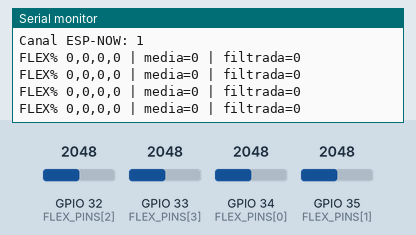
Recording of a sketch running on a simulated ESP32. On the bench: the last lines printed to the serial monitor. Inputs (shaded band) come from the test bench; at power-on: GPIO 32 (FLEX_PINS[2]) = 2048, GPIO 33 (FLEX_PINS[3]) = 2048, GPIO 34 (FLEX_PINS[0]) = 2048, GPIO 35 (FLEX_PINS[1]) = 2048 (analog values on the 0–4095 scale).

Above: at 2.0 s.
2.1 s: GPIO 32 (FLEX_PINS[2]) set to 1228
At 2.52 s:
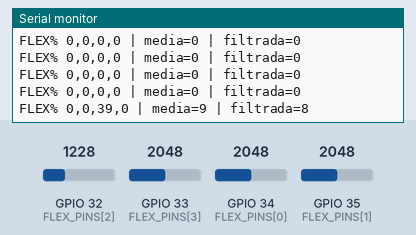
3.6 s: GPIO 33 (FLEX_PINS[3]) set to 1228
At 3.72 s:
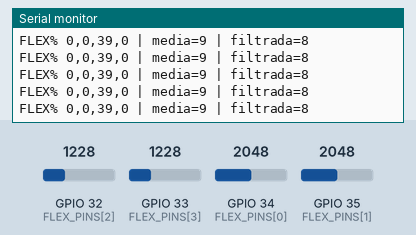
5.1 s: GPIO 34 (FLEX_PINS[0]) set to 1228
At 5.22 s:
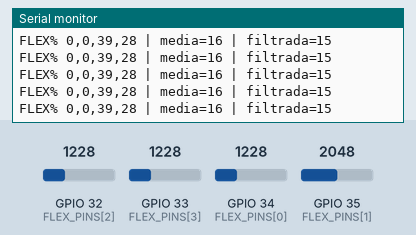
6.6 s: GPIO 35 (FLEX_PINS[1]) set to 1228
At 6.72 s:
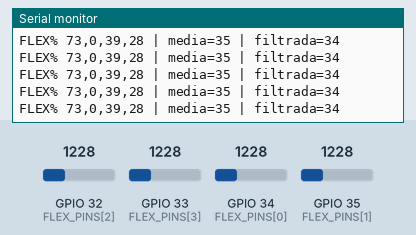
8.1 s: GPIO 32 (FLEX_PINS[2]) set to 260
At 8.22 s:
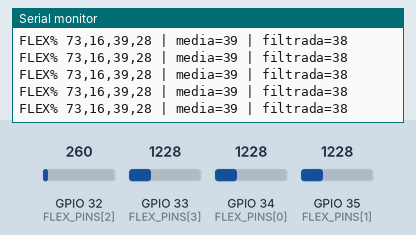
9.6 s: GPIO 33 (FLEX_PINS[3]) set to 260
At 9.73 s:
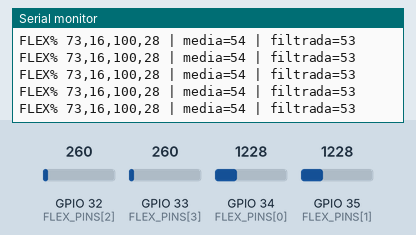
Timing chart, 0 to 12.1 s (numbered marks = the images above; inputs shaded):
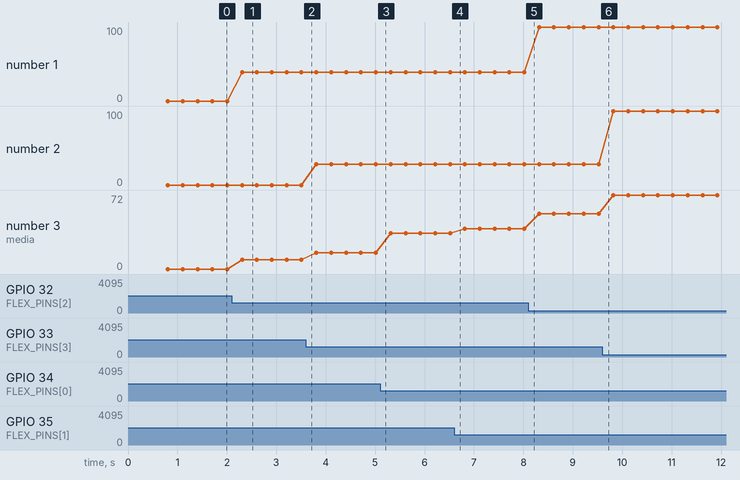

Measured:
- after the input at 2.1 s, the serial monitor: prints a new line after 0.21 s (image 1)
- plotted number 1: 0 → 39 after the input at 2.1 s, 39 → 100 after the input at 8.1 s
- plotted number 2: 0 → 28 after the input at 3.6 s
- plotted number 3: 0 → 9 after the input at 2.1 s, 9 → 16 after the input at 3.6 s, 16 → 35 after the input at 5.1 s, 39 → 54 after the input at 8.1 s, 54 → 72 after the input at 9.6 s

The sketch:

luva_tx_garra_posicional.ino
```cpp
#include <WiFi.h>
#include <esp_now.h>
#include <esp_wifi.h>

#if __has_include(<esp_arduino_version.h>)
  #include <esp_arduino_version.h>
#endif

// Ordem: Thumb, Index, Middle, Ring
const int FLEX_PINS[4] = {34, 35, 32, 33};

// Valores atuais da calibração.
// Se a luva ficar pouco precisa, estes valores têm de ser recalibrados.
const int OPEN_V[4]   = {1648, 1333, 1520, 1414};
const int CLOSED_V[4] = {1079,  714,  789,  753};

struct GlovePacket {
  uint8_t avgPct;  // 0 = aberto, 100 = fechado
};

GlovePacket packet;

// MAC Wi-Fi da garra mostrado na linha "MAC da garra para colocar na luva".
// Nao usar "BTstack up..." nem "BT Addr", porque esses sao Bluetooth.
uint8_t receiverMac[] = {0x08, 0xB6, 0x1F, 0xEF, 0x8D, 0xF8};

// A luva e a garra têm de usar exatamente o mesmo canal ESP-NOW.
static const uint8_t ESPNOW_CHANNEL = 1;

unsigned long lastSendMs = 0;
unsigned long lastPrintMs = 0;

float filteredAvg = 0.0f;
bool filterInitialized = false;

volatile bool sendBusy = false;
volatile esp_now_send_status_t lastSendStatus = ESP_NOW_SEND_SUCCESS;

int clampi(int x, int minValue, int maxValue) {
  return x < minValue ? minValue : (x > maxValue ? maxValue : x);
}

void readFlexRaw(int out[4]) {
  for (int i = 0; i < 4; i++) {
    out[i] = analogRead(FLEX_PINS[i]);
  }
}

uint8_t flexRawToPct(int rawValue, int openValue, int closedValue) {
  int denom = openValue - closedValue;

  if (abs(denom) <= 10) {
    return 0;
  }

  int pct = (int)(100.0f * (openValue - rawValue) / (float)denom);
  return (uint8_t)clampi(pct, 0, 100);
}

#if defined(ESP_ARDUINO_VERSION_MAJOR) && (ESP_ARDUINO_VERSION_MAJOR >= 3)
void onDataSent(const wifi_tx_info_t *txInfo, esp_now_send_status_t status) {
#else
void onDataSent(const uint8_t *macAddr, esp_now_send_status_t status) {
#endif
  lastSendStatus = status;
  sendBusy = false;
}

void setupEspNow() {
  WiFi.mode(WIFI_STA);
  WiFi.disconnect(false, true);
  WiFi.setSleep(false);
  esp_wifi_set_channel(ESPNOW_CHANNEL, WIFI_SECOND_CHAN_NONE);

  if (esp_now_init() != ESP_OK) {
    Serial.println("Erro ao iniciar ESP-NOW");
    while (true) delay(1000);
  }

  esp_now_register_send_cb(onDataSent);

  esp_now_peer_info_t peerInfo = {};
  memcpy(peerInfo.peer_addr, receiverMac, 6);
  peerInfo.channel = ESPNOW_CHANNEL;
  peerInfo.encrypt = false;

  if (esp_now_add_peer(&peerInfo) != ESP_OK) {
    Serial.println("Erro ao adicionar peer ESP-NOW");
    while (true) delay(1000);
  }
}

void setup() {
  Serial.begin(115200);
  delay(800);

  Serial.println("\nBOOT OK - LUVA TX PARA GARRA POSICIONAL SEM IMU");

  analogReadResolution(12);
  analogSetAttenuation(ADC_11db);

  setupEspNow();

  Serial.print("MAC destino da garra: ");
  Serial.printf("%02X:%02X:%02X:%02X:%02X:%02X\n",
                receiverMac[0], receiverMac[1], receiverMac[2],
                receiverMac[3], receiverMac[4], receiverMac[5]);
  Serial.printf("Canal ESP-NOW: %u\n", ESPNOW_CHANNEL);
}

void loop() {
  int raw[4];
  uint8_t pct[4];

  readFlexRaw(raw);

  int sumPct = 0;

  for (int i = 0; i < 4; i++) {
    pct[i] = flexRawToPct(raw[i], OPEN_V[i], CLOSED_V[i]);
    sumPct += pct[i];
  }

  int avgPct = sumPct / 4;

  if (!filterInitialized) {
    filteredAvg = avgPct;
    filterInitialized = true;
  } else {
    filteredAvg = 0.65f * filteredAvg + 0.35f * avgPct;
  }

  packet.avgPct = (uint8_t)clampi((int)filteredAvg, 0, 100);

  if (!sendBusy && millis() - lastSendMs >= 50) {
    sendBusy = true;

    esp_err_t result = esp_now_send(receiverMac, (uint8_t *)&packet, sizeof(packet));

    if (result != ESP_OK) {
      Serial.printf("Falha no envio ESP-NOW: %d\n", (int)result);
      sendBusy = false;
    }

    lastSendMs = millis();
  }

  if (millis() - lastPrintMs >= 300) {
    Serial.print("FLEX% ");

    for (int i = 0; i < 4; i++) {
      Serial.print((int)pct[i]);
      if (i < 3) Serial.print(",");
    }

    Serial.print(" | media=");
    Serial.print(avgPct);

    Serial.print(" | filtrada=");
    Serial.println((int)packet.avgPct);

    if (lastSendStatus != ESP_NOW_SEND_SUCCESS) {
      Serial.println("Aviso: ultimo pacote ESP-NOW nao foi confirmado pela garra");
    }

    lastPrintMs = millis();
  }

  delay(2);
}
```
